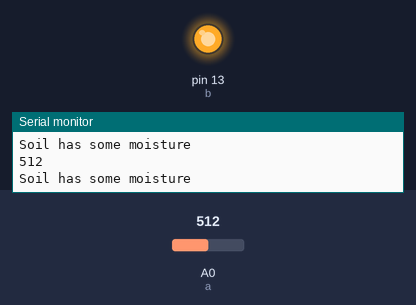
This sketch was run on a simulated Arduino Uno, built with avr-gcc and run on an emulated ATmega328P. On the bench: output pins drawn as LEDs (lit = HIGH), the last lines printed to the serial monitor. The inputs (shaded band) are chosen by the test bench; at power-on: A0 (a) = 512.

Above: at 1.2 s.
1.3 s: A0 (a) set to 488
At 2.5 s:
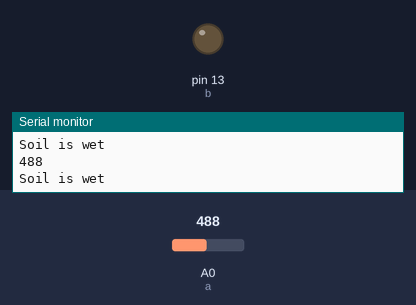
2.8 s: A0 (a) set to 510
At 4.0 s:
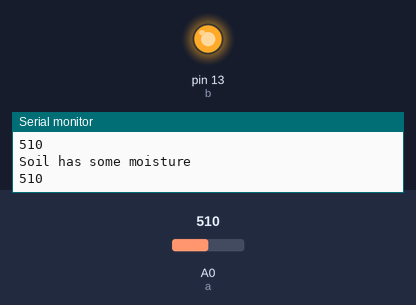
Timing chart, 0 to 5.8 s (numbered marks = the images above; inputs shaded):
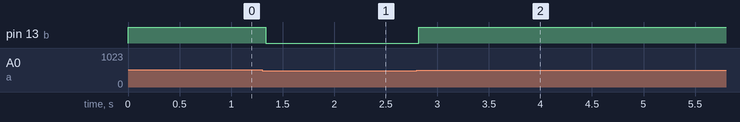

The sketch:

Soil_Moisture_Sensor.ino
```cpp
int a=A0;
int b=13;
void setup() {
  // put your setup code here, to run once:
      Serial.begin(9600);
      pinMode(a,INPUT);
      pinMode(b,OUTPUT);
}

void loop() {
  // put your main code here, to run repeatedly:
  int y=analogRead(a);
  if(y>1000)
  {
    digitalWrite(b,HIGH);
    Serial.println("Soil is Dry");
    Serial.println(y);
  }
  else if(y>=500)
  {
    digitalWrite(b,HIGH);
    Serial.println("Soil has some moisture");
    Serial.println(y);
  }
  else
  {
     Serial.println("Soil is wet");
     digitalWrite(b,LOW);
     Serial.println(y);
  }
}
```

Measured:
- the behaviour switches between 500 and 499 on A0 (a) (found by bisection; images 0 and 1)
- after the input at 1.3 s, pin 13 (b): HIGH → LOW at once
- after the input at 2.8 s, pin 13 (b): LOW → HIGH at once
